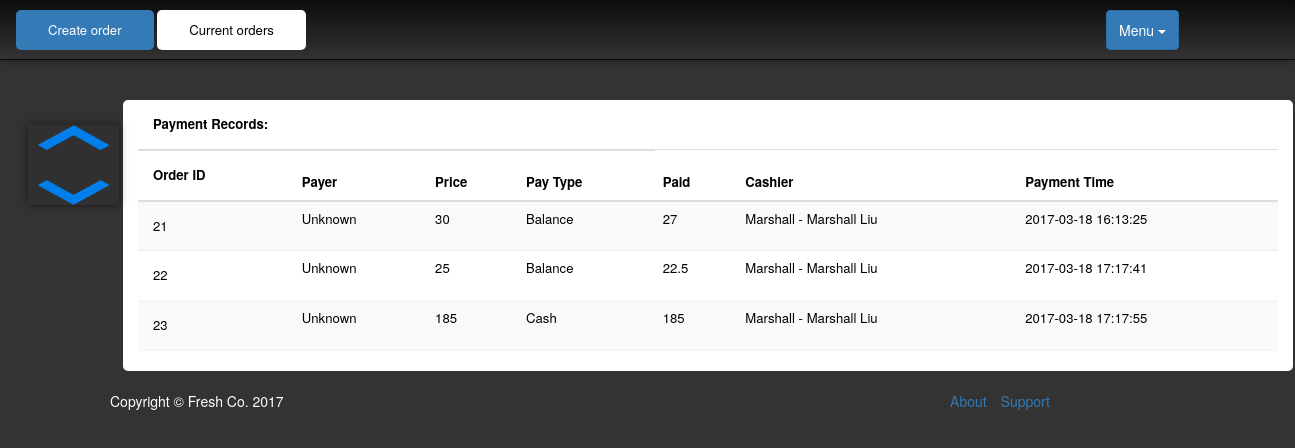
The app's page /admin/index.php?page=payment, older data.
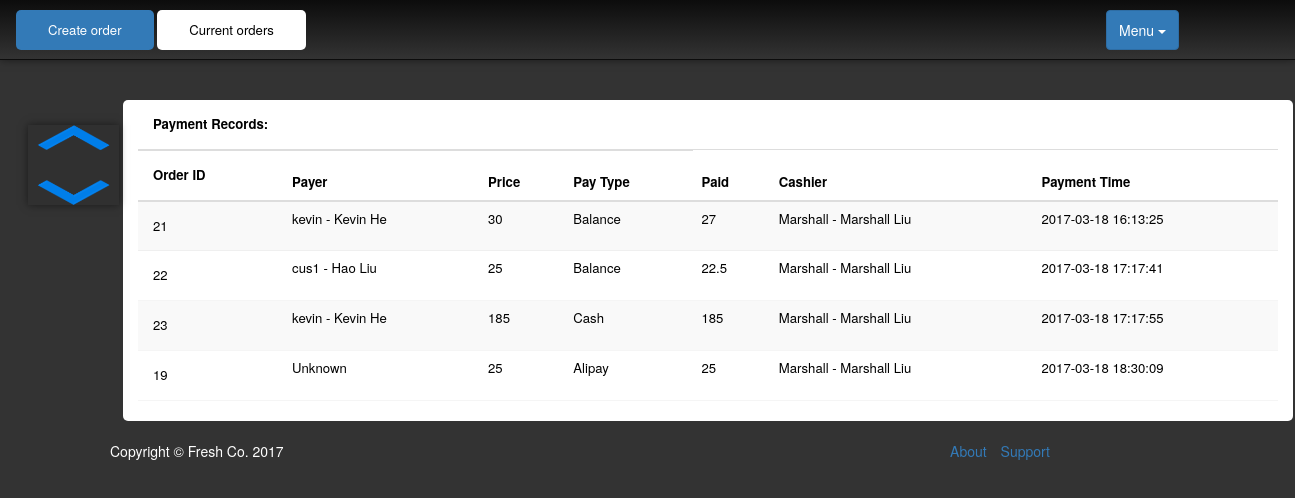
The same page, newer data.
### tables this page shows
CREATE TABLE IF NOT EXISTS `payment` (
  `id` int(11) NOT NULL,
  `order_id` int(11) DEFAULT NULL,
  `cus_id` int(11) DEFAULT NULL,
  `price` double DEFAULT NULL,
  `discount` double DEFAULT NULL,
  `pay_time` datetime DEFAULT NULL,
  `pay_type_id` int(11) DEFAULT NULL,
  `emp_id` int(11) DEFAULT NULL
);

CREATE TABLE IF NOT EXISTS `pay_type` (
  `id` int(11) NOT NULL,
  `type` varchar(20) DEFAULT NULL
);

### admin/inc/db.php (called while the page is built, shortened)
<?php
 class Mysql{
	function __construct(){
		$this->conn=$this->getConn();
	}
	function getConn(){
        $conn =  mysql_connect('localhost','root','0618') or die("Cannot connect to server".mysql_error());
        return $conn;
    }
	function fetch($result){
        $row = mysql_fetch_array($result);
        return $row;
    }
	function query($sql){
        $res = mysql_query($sql,$this->conn) or die(mysql_error());
		return $res;
	}
}
$mysql = new Mysql();
?>

### admin/payment.php (the view)
<div class="col-md-12 mainblocks">
	<table class ='table table table-striped'>
		<thead>
			<th colspan='4'>Payment Records:</th>
			<tr>
				<th>Order ID</th>
				<th>Payer</th>
				<th>Price</th>
				<th>Pay Type</th>
				<th>Paid</th>
				<th>Cashier</th>
				<th>Payment Time</th>
			</tr>
		</thead>
		<tbody>
		<?php
			$sql_payInfo = "SELECT p.order_id,CONCAT(c.username,' - ',c.firstname,' ',c.lastname) AS customer,p.price,pt.type,p.price*p.discount AS paid,CONCAT(e.username,' - ',e.firstname,' ',e.lastname) AS staff,p.pay_time FROM payment AS p LEFT JOIN customer AS c ON p.cus_id = c.id INNER JOIN pay_type AS pt ON p.pay_type_id=pt.id INNER JOIN employee AS e ON p.emp_id = e.id";
			$res_payInfo = $mysql->query($sql_payInfo);
			while($row_payInfo = $mysql->fetch($res_payInfo)){
				$payer = empty($row_payInfo['customer'])?'Unknown':$row_payInfo['customer'];
				echo"<tr>
						<td>".$row_payInfo['order_id']."</td>
						<td>".$payer."</td>
						<td>".$row_payInfo['price']."</td>
						<td>".$row_payInfo['type']."</td>
						<td>".$row_payInfo['paid']."</td>
						<td>".$row_payInfo['staff']."</td>
						<td>".$row_payInfo['pay_time']."</td>
				</tr>";
			}
		?>
		</tbody>
	</table>
</div>

### admin/inc/header.php (shortened to what this page needs)
<!DOCTYPE html>
<html>
    <head>
        <link type="text/css" rel="stylesheet" href="../static/css/kube.css"/>
		<link type="text/css" rel="stylesheet" href="../static/css/bootstrap.min.css"/>
		<link type="text/css" rel="stylesheet" href="../static/css/admin.css"/>
		<link href="../static/font-awesome/css/font-awesome.min.css" rel="stylesheet" type="text/css">
    </head>
    <body>

### admin/inc/nav.php (shortened to what this page needs)
<center class="tab_out">
          <table class="table-stripped">
        <tr><td class='text-centered' id='tab'>
		<nav>
			<div class="left-menu">
				<a href="index.php?page=create_order"><button class='btn-primary' type="button">Create order</button></a>
				<a href="index.php?page=current_orders"><button type="button">Current orders</button></a>
			</div>
			<div class="right-menu">
				<div class="nav dropdown">
				    <button class="btn btn-primary dropdown-toggle" type="button" data-toggle="dropdown">Menu
				    <span class="caret"></span></button>
				  </div>
			</div>
		</nav>
		</tr></td>
    </table>
</center>
<div class='col-xs-1'>
	<div class="left_tab">
		<a href='#'><img src='../static/img/icon/up.png'/></a><br/>
		<a href='#bottom'><img src='../static/img/icon/down.png'/></a>
	</div>
</div>
<div class='col-xs-10'>
         <dl class="container">
		<dd class="row clearfix">

### admin/index.php (shortened to what this page needs)
<?php
	require("inc/db.php");
	if (isset($_GET['page'])) {
		$page = $_GET['page'];
	} else {
		$page = 'default';
	}
	include("inc/header.php");
	include("inc/nav.php");
	if ($page == 'default') {
		include "orders_block.php";
	} else if ($page == 'product') {
		include "product.php";
	}else if ($page == 'customer') {
		include "customer.php";
	}else if ($page == 'current_orders') {
		include "orders_block.php";
	}else if ($page == 'create_order') {
		include "create_order.php";
	}else if($page == 'recharge'){
		include "recharge.php";
	}else if($page == 'payment'){
		include "payment.php";
	}else if($page == 'staff'){
		include "staff.php";
	}
	include("inc/footer.php");
?>

### admin/inc/footer.php
				</dd>
			</dl>
		</div>
    </body>
	<footer>
        <div class="container">
            <div class="row">
                <div class="col-md-6">
                    <span class="copyright" id='bottom'>Copyright &copy; Fresh Co. 2017</span>
                </div>
                <div class="col-md-4">
                    <ul class="list-inline quicklinks text-right">
                        <li><a href="#">About</a>
                        </li>
                        <li><a href="#">Support</a>
                        </li>
                    </ul>
				</div>
            </div>
        </div>
    </footer>
</html>

### static/css/kube.css (style rules this page uses)
html { box-sizing: border-box; }
*, *:before, *:after { box-sizing: inherit; }
img { box-sizing: content-box; }
* { margin: 0; padding: 0; border: 0; outline: 0; font-size: 100%; vertical-align: baseline; background: transparent; }
table { border-collapse: collapse; border-spacing: 0; }
caption, th, td { text-align: left; vertical-align: top; }
thead th, thead td { font-weight: bold; vertical-align: bottom; }
a img, th img, td img { vertical-align: top; }
button, input, select, textarea { margin: 0; }
button { width: auto; overflow: visible; }
input[type="reset"], input[type="submit"], input[type="file"], input[type="radio"], input[type="checkbox"], select, button { cursor: pointer; }
img, video, audio, embed, object { max-width: 100%; }
img, video, embed, object { height: auto; }
img { vertical-align: middle; -ms-interpolation-mode: bicubic; }
html { font-size: 62.5%; }
body { font-family: 'Helvetica Neue', Helvetica, Arial, sans-serif; font-size: 1.5em; line-height: 24px; background: #ffffff; color: #202020; }
a { color: #256bc9; }
ul, ol, ul ul, ol ol, ul ol, ol ul { margin: 0 0 0 24px; }
p, ul, ol, dl, blockquote, hr, pre, table, fieldset, figure, address, output { margin-bottom: 16px; }
dd { margin-left: 24px; }
table { max-width: 100%; width: 100%; empty-cells: show; }
table th, table td { font-size: 94%; border-bottom: 1px solid rgba(0, 0, 0, 0.04); padding: 16px; padding-bottom: 15px; }
table th:first-child, table td:first-child { padding-left: 0; }
table th:last-child, table td:last-child { padding-right: 0; }
table.table-bordered td:first-child, table.table-stripped td:first-child, table.table-bordered th:first-child, table.table-stripped th:first-child { padding-left: 16px; }
table.table-bordered td:last-child, table.table-stripped td:last-child, table.table-bordered th:last-child, table.table-stripped th:last-child { padding-right: 16px; }
table.table-stripped tbody tr:nth-child(odd) td { background: #f8f8f8; }
.btn, button { display: inline-block; vertical-align: top; font-family: 'Helvetica Neue', Helvetica, Arial, sans-serif; font-size: 1.4rem; font-weight: normal; white-space: nowrap; padding: 0 32px; height: 40px; line-height: 40px; text-align: center; text-decoration: none; -webkit-appearance: none; outline: none; margin: 0; border: none; border-radius: 2px; box-shadow: none; cursor: pointer; color: #000000; background: #e5e5e5; }
.text-centered { text-align: center; }
.text-right { text-align: right; }

### static/css/admin.css (style rules this page uses)
table,input,select,button,.mainblocks { background:#fff; color: black; border-radius:5px; }
table tr td:first-child,table tr th:first-child { padding:15px; }
body { background-color: #333333; }
.container { color: #fff; margin-top: 40px; display: block; margin-right: 30px; }
.tab_out { position:relative; height: 60px; width:100%; top: 0px; }
#tab { padding-top: 10px; padding-bottom: 0px; box-shadow: 0px 0px 8px rgba(0,0,0,0.5); position: fixed; z-index: 1; height: 60px; width: 100%; background:#333333; background: -webkit-linear-gradient(top, rgb(12,12,12) 0%,#333333 100%); background: linear-gradient(top, rgb(12,12,12) 0%,#333333 100%); background: -moz-linear-gradient(top, rgb(12,12,12) 0%,#333333 100%); }
.left-menu { float: left; }
.right-menu { float: right; }
.nav.dropdown { margin-right: 100px; }
.left_tab { position: fixed; z-index:10; float:left; width:7%; background: rgba(0,0,0,0.05); margin-top: 5%; margin-left: 1%; text-align: center; box-shadow: 0px 0px 8px rgba(0,0,0,0.5); }
.left_tab a { text-decoration: none; font-size: 1.2em; text-align: center; }
.left_tab img { width: 80%; height: 40px; }

Row changes from the older to the newer data that the page shows:
changed payment (number 1 of 4 on the later page): payer "Unknown" → "kevin - Kevin He"
changed payment (number 2 of 4 on the later page): payer "Unknown" → "cus1 - Hao Liu"
changed payment "Cash": payer "Unknown" → "kevin - Kevin He"
added payment: order "19", payer "Unknown", price "25", pay_type.type "Alipay", paid "25", staff "Marshall - Marshall Liu", pay_time "2017-03-18 18:30:09"
